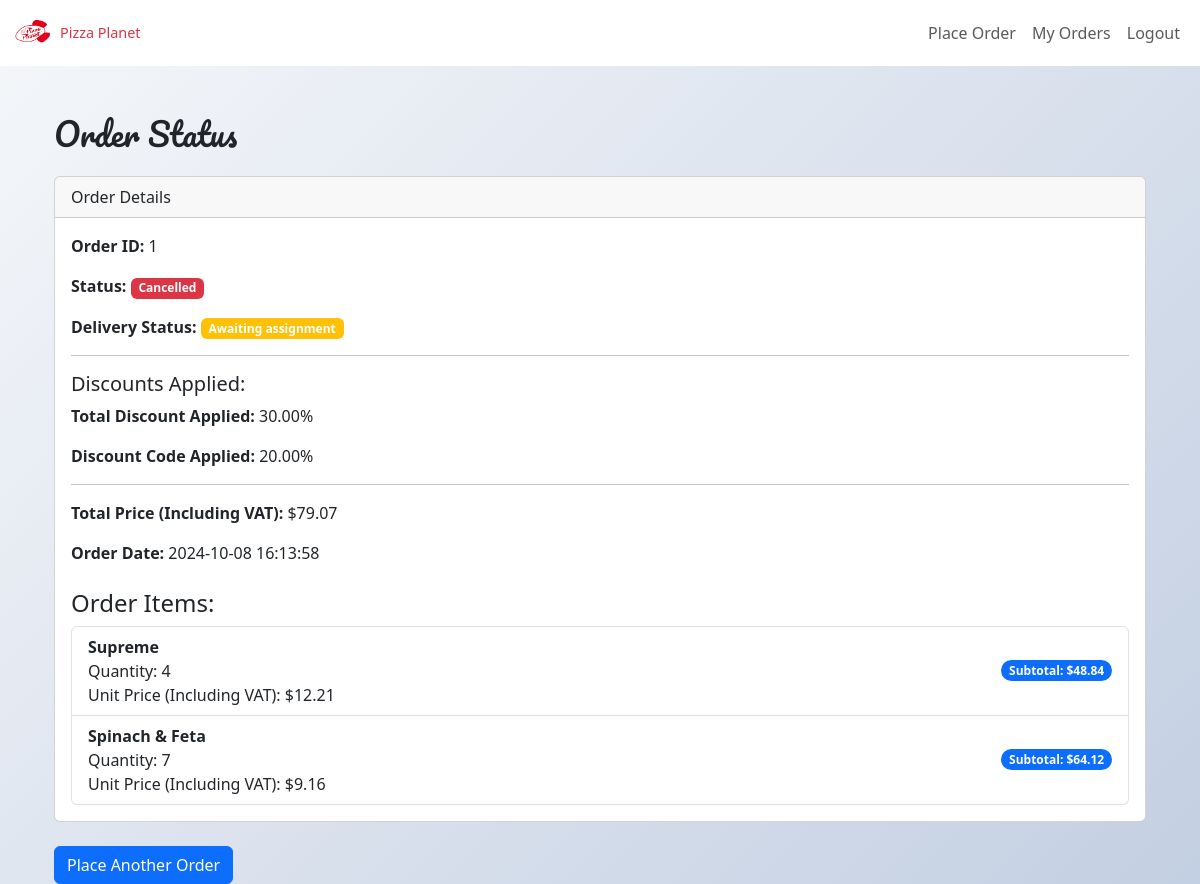
Screenshot of /order_status/1 (signed in) with the database file from the repository.
### models.py (models this page shows, shortened)
class Order(db.Model):
    __tablename__ = 'Order'
    id = Column(Integer, primary_key=True, autoincrement=True)
    customer_id = Column(Integer, ForeignKey('Customer.id'), nullable=False)
    order_date = Column(DateTime, default=datetime.now, nullable=False)
    delivery_time = Column(DateTime)
    total_price = Column(DECIMAL(10, 2), nullable=False)
    discount_percentage = Column(DECIMAL(5, 2), default=Decimal('0.00'))
    status = Column(Enum(OrderStatusEnum), nullable=False, default=OrderStatusEnum.Pending)
    is_cancelled = Column(Boolean, default=False)
    cancellation_time = Column(DateTime)
    customer = relationship('Customer', back_populates='orders')
    order_items = relationship('OrderItem', back_populates='order', cascade='all, delete-orphan')
    delivery = relationship('Delivery', back_populates='order', uselist=False)
    status_history = relationship('OrderStatusHistory', back_populates='order')

class OrderItem(db.Model):
    __tablename__ = 'OrderItem'
    id = Column(Integer, primary_key=True, autoincrement=True)
    order_id = Column(Integer, ForeignKey('Order.id'), nullable=False)
    menu_item_id = Column(Integer, ForeignKey('MenuItem.id'), nullable=False)
    quantity = Column(Integer, default=1, nullable=False)
    price = Column(DECIMAL(10, 2), nullable=False)
    order = relationship('Order', back_populates='order_items')
    menu_item = relationship('MenuItem')

class MenuItem(db.Model):
    __tablename__ = 'MenuItem'
    id = Column(Integer, primary_key=True, autoincrement=True)
    name = Column(String(50), nullable=False)
    category = Column(Enum(MenuItemCategoryEnum), nullable=False)
    base_price = Column(DECIMAL(10, 2), nullable=False)
    image = Column(String(200), nullable=False)
    description = Column(String(255), nullable=True)
    is_vegan = Column(Boolean, default=False)
    is_vegetarian = Column(Boolean, default=False)
    ingredients = relationship(
        'Ingredient',
        secondary='MenuItemIngredient',
        backref=db.backref('menu_items', lazy='dynamic')
    )
    order_items = relationship('OrderItem', back_populates='menu_item')

### routes.py (the view)
    @app.route('/order_status/<int:order_id>', methods=['GET'])
    @login_required
    def order_status_page(order_id):
        order = Order.query.get_or_404(order_id)
        customer = order.customer
        now = datetime.now()
        if order.delivery and order.delivery.estimated_delivery_time:
            time_till_delivery = order.delivery.estimated_delivery_time - now
            if time_till_delivery.total_seconds() > 0:
                hours, remainder = divmod(int(time_till_delivery.total_seconds()), 3600)
                minutes, _ = divmod(remainder, 60)
                if hours > 0:
                    time_till_delivery_str = f"{hours}h {minutes}m"
                else:
                    time_till_delivery_str = f"{minutes}m"
            else:
                time_till_delivery_str = 'Any minute now!'
        else:
            time_till_delivery_str = 'Calculating...'
        return render_template(
            'order_status.html',
            order=order,
            customer=customer,
            time_till_delivery=time_till_delivery_str
        )

### app.py (called while the page is built)
@login_manager.user_loader
def load_user(user_id):
    return db.session.get(Customer, int(user_id))

### templates/order_status.html (shortened to what this page needs)
{% extends 'base.html' %}
{% block content %}
    <div class="container mt-5">
        <h2 class="mb-4">Order Status</h2>
        <div class="card">
            <div class="card-header">
                Order Details
            </div>
            <div class="card-body">
                <p><strong>Order ID:</strong> {{ order.id }}</p>
                <p>
                    <strong>Status:</strong>
                    <span id="order-status" class="badge">
                    </span>
                </p>
                {% if order.delivery %}
                    <p><strong>Delivery Personnel:</strong>
                        <span id="delivery-personnel">
                            {{ order.delivery.delivery_personnel.name if order.delivery.delivery_personnel else 'Awaiting assignment' }}
                        </span>
                    </p>
                    <p><strong>Estimated Delivery Time:</strong>
                        <span id="estimated-delivery-time">
                            {{ order.delivery.estimated_delivery_time.strftime('%Y-%m-%d %H:%M:%S') if order.delivery.estimated_delivery_time else 'Calculating...' }}
                        </span>
                    </p>
                    <p><strong>Time Till Delivery:</strong>
                        <span id="time_till_delivery">
                            {{ time_till_delivery }}
                        </span>
                    </p>
                    {% if order.status not in ['Delivered', 'Cancelled'] %}
                        <form method="POST" action="{{ url_for('cancel_order_route', order_id=order.id) }}">
                            <button type="submit" class="btn btn-danger mt-3">Cancel Order</button>
                        </form>
                    {% endif %}
                    {% if order.delivery.status != 'Delivered' %}
                        <form method="POST" action="{{ url_for('complete_delivery_route', delivery_id=order.delivery.id) }}">
                            <button type="submit" class="btn btn-success mt-3">Mark as Delivered</button>
                        </form>
                    {% endif %}
                {% else %}
                    <p><strong>Delivery Status:</strong> <span class="badge bg-warning">Awaiting assignment</span></p>
                {% endif %}
                {% if order.discount_percentage > 0 %}
                    <hr>
                    <h5>Discounts Applied:</h5>
                    <p><strong>Total Discount Applied:</strong> {{ "%.2f"|format(order.discount_percentage) }}%</p>
                    {% if order.discount_percentage > 10 %}
                        <p><strong>Discount Code Applied:</strong> {{ "%.2f"|format(order.discount_percentage - 10) }}%</p>
                    {% endif %}
                {% endif %}
                <hr>
                <p><strong>Total Price (Including VAT):</strong> ${{ "%.2f"|format(order.total_price) }}</p>
                <p><strong>Order Date:</strong> {{ order.order_date.strftime('%Y-%m-%d %H:%M:%S') }}</p>
                <h4 class="mt-4">Order Items:</h4>
                <ul class="list-group">
                    {% for item in order.order_items %}
                        <li class="list-group-item d-flex justify-content-between align-items-center">
                            <div>
                                <strong>{{ item.menu_item.name }}</strong><br>
                                Quantity: {{ item.quantity }}<br>
                                Unit Price (Including VAT): ${{ "%.2f"|format(item.price) }}
                            </div>
                            <span class="badge bg-primary rounded-pill">
                                Subtotal: ${{ "%.2f"|format(item.price * item.quantity) }}
                            </span>
                        </li>
                    {% endfor %}
                </ul>
            </div>
        </div>
        <a href="{{ url_for('order') }}" class="btn btn-primary mt-4">Place Another Order</a>
    </div>
{% endblock %}

### static/css/styles.css (style rules this page uses)
body { font-family: 'Roboto', sans-serif; background-color: #f8f9fa; }
.card { border: none; border-radius: 10px; }
.btn-primary { background-color: #c82333; border-color: #c82333; color: white; transition: background-color 0.3s, transform 0.3s; }
body { background: linear-gradient(135deg, #f5f7fa 0%, #c3cfe2 100%); }
.card { border-radius: 15px; }
.btn-primary { background-color: #c82333; border-color: #c82333; border-radius: 50px; transition: background-color 0.3s, transform 0.3s; }
h2 { font-family: 'Pacifico', cursive; color: #c82333; }
a { color: #c82333; transition: color 0.3s; }

### rows the page displays
Order: id "1", discount_percentage "30.00", order.discount_percentage-10 "20.00", total_price "79.07", order_date "2024-10-08 16:13:58"
OrderItem: menu_item.name "Supreme", quantity "4", price "12.21", item.price*item.quantity "48.84"
OrderItem: menu_item.name "Spinach & Feta", quantity "7", price "9.16", item.price*item.quantity "64.12"
